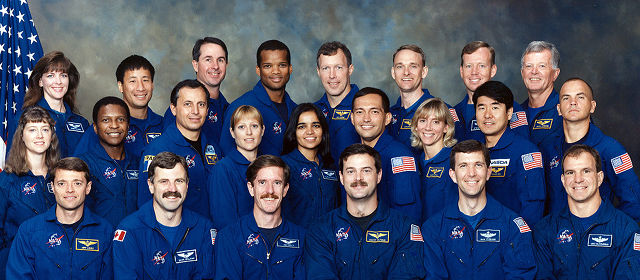
#> input picture Week09/face_test.jpg, 640 x 280 px
$ jupyter execute Botzer_AI879_HW_Q1_Week9.ipynb
#> lines starting #> are read from the running program, lines starting #| are printed output that depends on the picture; after the words box and inside, x2 and y2 are one past the last pixel; in counts of white or black regions, pixels touching at a corner belong together
[cell 1]
# Author: Brandon Botzer
# Date: 2/21/2024
# Class: Penn State - AI 879

Problem:
Build your own face recognition classification model, using the following steps:

1) face_pos.mat file was build using images of two classes, one containing faces (positive) and another not containing them (negative), see the zip file data.zipDownload data.zip
2) Build a cascade detection model and test it on two new images: nature_image.jpg and face_test.jpg
3) VOID: Build a ACF detection model and test it on the two new images: (same as above two)
    Unfortunately, there is no library implement ACF detector except MATLAB source codeLinks to an external site., skip this task if you use python.

Compare the results of two models and discuss.

[cell 2]
# Imports for functions

from PIL import Image

import skimage as ski
import numpy as np
import matplotlib.pyplot as plt
from matplotlib import patches
import cv2 as cv


# Showing the results of scipy computations
import pandas as pd

cv.__version__, ski.__version__

[cell 3]
# I will at first attempt to do this with a pre-trained file from skimage
pretrained_file = ski.data.lbp_frontal_face_cascade_filename()

[cell 4]
# Create the Cascade detector object
cascade_detector = ski.feature.Cascade(pretrained_file)

[cell 5]
# Load in the image with and without faces
pos_im = ski.io.imread('face_test.jpg')
#> pos_im is the input picture: shape (280, 640, 3); mean R, G, B 71.3, 79.3, 102.4
pos_im_cv = cv.imread('face_test.jpg')
neg_im = ski.io.imread('nature_image.jpg')
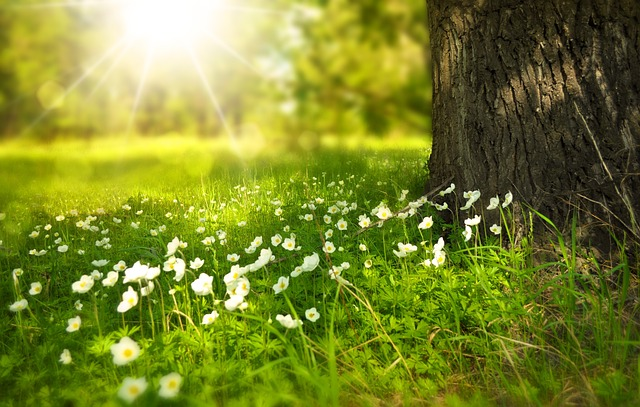
#> input picture Week09/nature_image.jpg, 640 x 407 px
#> neg_im is the input picture: shape (407, 640, 3); mean R, G, B 122.3, 132.9, 44.1
neg_im_cv = cv.imread('nature_image.jpg')

[cell 6]
# I had to tinker with the min_size and the max_size of the search window for a bit to find the faces

# Use the cascade detector to locate faces
face_detected = cascade_detector.detect_multi_scale(img=pos_im,
                                                    scale_factor=1.2,
                                                    step_ratio=1,
                                                    min_size=(20,20),
                                                    max_size=(200, 200))
#> face_detected = 23 items

'''
face_detected is in the form of:

list of dicts
Dict have form
{‘r’: int,
‘c’: int,
‘width’: int,
‘height’: int},
where ‘r’ represents row position of top left corner of detected window,
‘c’ - col position,
‘width’ - width of detected window,
‘height’ - height of detected window.
'''

[cell 7]
# Outputing the image with face mappings as done in:
# https://scikit-image.org/docs/stable/auto_examples/applications/plot_face_detection.html#sphx-glr-auto-examples-applications-plot-face-detection-py

# Show the positive image
plt.imshow(pos_im)

# Get the current axis
img_desc = plt.gca()
# Set the color mapping to gray
plt.set_cmap('gray')

# For each of the faces detected, make a red rectangle path
#   The patch that is pulled each time is in the form of a dict from above.
#   This is how the patch values 'c', 'r', etc. are used below
for patch in face_detected:

    # Add the patch to the image
    img_desc.add_patch(
        patches.Rectangle(
            (patch['c'], patch['r']),
            patch['width'],
            patch['height'],
            fill=False,
            color='r',
            linewidth=2
        )
    )
#> this loop made 23 passes
#> patch on passes 1 to 12: {'r': 47, 'c': 198, 'width': 34, 'height': 34}, {'r': 53, 'c': 259, 'width': 34, 'height': 34}, {'r': 53, 'c': 389, 'width': 36, 'height': 36}, {'r': 54, 'c': 460, 'width': 32, 'height': 32}, {'r': 56, 'c': 316, 'width': 32, 'height': 32}, {'r': 68, 'c': 123, 'width': 33, 'height': 33}, {'r': 83, 'c': 556, 'width': 37, 'height': 37}, {'r': 91, 'c': 177, 'width': 35, 'height': 35}, {'r': 97, 'c': 348, 'width': 39, 'height': 39}, {'r': 108, 'c': 98, 'width': 32, 'height': 32}, {'r': 113, 'c': 293, 'width': 33, 'height': 33}, {'r': 114, 'c': 232, 'width': 33, 'height': 33}

# Show me everything
plt.show()
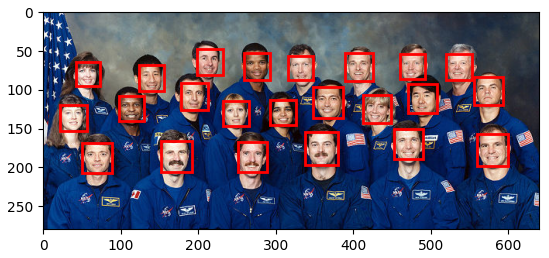
#> figure drawn by matplotlib, 1 panel

[cell 8]
# I had to tinker with the min_size and the max_size of the search window for a bit to find the faces

# Use the cascade detector to locate faces
face_detected_nature = cascade_detector.detect_multi_scale(img=neg_im,
                                                    scale_factor=1.2,
                                                    step_ratio=1,
                                                    min_size=(20,20),
                                                    max_size=(200, 200))
#> face_detected_nature = []

'''
face_detected is in the form of:

list of dicts
Dict have form
{‘r’: int,
‘c’: int,
‘width’: int,
‘height’: int},
where ‘r’ represents row position of top left corner of detected window,
‘c’ - col position,
‘width’ - width of detected window,
‘height’ - height of detected window.
'''

[cell 9]
# Outputing the image with face mappings as done in:
# https://scikit-image.org/docs/stable/auto_examples/applications/plot_face_detection.html#sphx-glr-auto-examples-applications-plot-face-detection-py

# Show the positive image
plt.imshow(neg_im)

# Get the current axis
img_desc = plt.gca()
# Set the color mapping to gray
plt.set_cmap('gray')

# For each of the faces detected, make a red rectangle path
#   The patch that is pulled each time is in the form of a dict from above.
#   This is how the patch values 'c', 'r', etc. are used below
for patch in face_detected_nature:

    # Add the patch to the image
    img_desc.add_patch(
        patches.Rectangle(
            (patch['c'], patch['r']),
            patch['width'],
            patch['height'],
            fill=False,
            color='r',
            linewidth=2
        )
    )
#> this loop made 0 passes

# Show me everything
plt.show()

From the pre-trained model from skimage, no faces were found in the negative nature image.

This time I have created an XML training file using Matlab using the Local Binary Patterns FeatureType setting.

This had to be done in Matlab prior to this code.  The XML file claims to be compatable with OpenCV 4.5.2.  Hopefully it will also work with OpenCV 4.8.1 as well as skimage 0.22.0.  We shall see...

[cell 10]
# I had to switch the FeatureType to Local Binary Pattern.
# Using HAAR results in a kernal crash.
# HOG is not found and causes exceptions to be thrown by the openCV classifier and invalid literals for integers for skimage.
trained_file2 = 'FaceModel_LBP.xml'
# Create the Cascade detector object
cascade_detector2_cv = cv.CascadeClassifier(trained_file2)
cascade_detector2_ski = ski.feature.Cascade(trained_file2)
#> (reads Week09/FaceModel_LBP.xml from the repository)

I run a cascade detector out of both OpenCV as well as skimage to see if one performs better with the XML training file.

## OpenCV

[cell 11]
# I had to tinker with the min_size and the max_size of the search window for a bit to find the faces

#OPENCV
face_detected2_cv = cascade_detector2_cv.detectMultiScale(image=pos_im_cv,
                                                          scaleFactor=1.2,
                                                    minSize=(20,20),
                                                    maxSize=(200, 200))
#> face_detected2_cv = 47 rows, first 6: [254, 7, 34, 38], [289, 101, 61, 67], [494, 9, 35, 38], [596, 4, 32, 35], [11, 7, 39, 43], [90, 3, 35, 38]

[cell 12]
# Outputing the image with face mappings as done in:
# https://scikit-image.org/docs/stable/auto_examples/applications/plot_face_detection.html#sphx-glr-auto-examples-applications-plot-face-detection-py

# For each of the faces detected, make a red rectangle path
#   The patch that is pulled each time is in the form of a dict from above.
#   This is how the patch values 'c', 'r', etc. are used below
for (x, y, width, height) in face_detected2_cv:

    # Add the patch to the image
    cv.rectangle(pos_im_cv, (x,y), (x+width, y+height), (255,0,0),2)
#> this loop made 47 passes
#> (x, y, width, height) on passes 1 to 12: (254, 7, 34, 38), (289, 101, 61, 67), (494, 9, 35, 38), (596, 4, 32, 35), (11, 7, 39, 43), (90, 3, 35, 38), (197, 7, 34, 38), (305, 5, 33, 36), (319, 5, 43, 47), (440, 21, 34, 37), (422, 30, 34, 37), (487, 43, 34, 38)
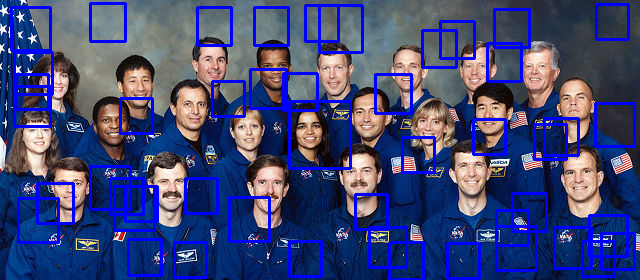
#> pos_im_cv: shape (280, 640, 3); mean B, G, R 119.4, 71.2, 64.6

# Show me everything
plt.imshow(pos_im_cv)

[cell 13]
# I had to tinker with the min_size and the max_size of the search window for a bit to find the faces

#OPENCV
face_detected2_cv_nature = cascade_detector2_cv.detectMultiScale(image=neg_im_cv,
                                                          scaleFactor=1.2,
                                                    minSize=(20,20),
                                                    maxSize=(200, 200))
#> face_detected2_cv_nature = 120 rows, first 6: [283, 146, 62, 68], [249, 3, 35, 39], [331, 4, 35, 38], [469, 8, 38, 42], [226, 13, 34, 38], [506, 19, 38, 41]

[cell 14]
# Outputing the image with face mappings as done in:
# https://scikit-image.org/docs/stable/auto_examples/applications/plot_face_detection.html#sphx-glr-auto-examples-applications-plot-face-detection-py

# For each of the faces detected, make a red rectangle path
#   The patch that is pulled each time is in the form of a dict from above.
#   This is how the patch values 'c', 'r', etc. are used below
for (x, y, width, height) in face_detected2_cv_nature:

    # Add the patch to the image
    cv.rectangle(pos_im_cv, (x,y), (x+width, y+height), (255,0,0),2)
#> this loop made 120 passes
#> (x, y, width, height) on passes 1 to 12: (283, 146, 62, 68), (249, 3, 35, 39), (331, 4, 35, 38), (469, 8, 38, 42), (226, 13, 34, 38), (506, 19, 38, 41), (597, 31, 34, 38), (336, 21, 35, 38), (217, 38, 35, 38), (534, 65, 35, 38), (555, 67, 36, 40), (409, 79, 33, 37)
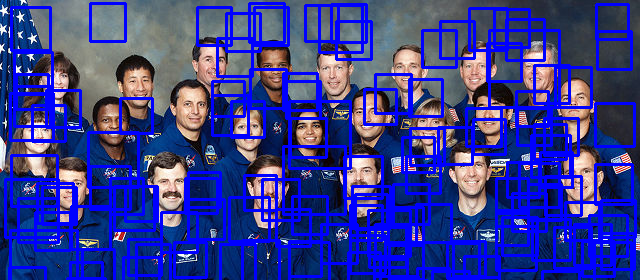
#> pos_im_cv: shape (280, 640, 3); 15.17% of pixels changed, all inside (x1, y1, x2, y2) = (4, 2, 637, 280)

# Show me everything
plt.imshow(neg_im_cv)

No faces were found in the nature image.

## Skimage

[cell 15]
# # #SKIMAGE
face_detected2_ski = cascade_detector2_ski.detect_multi_scale(img=pos_im_cv,
                                                    scale_factor=1.2,
                                                    step_ratio=1,
                                                    min_size=(20,20),
                                                    max_size=(200, 200))
#> face_detected2_ski = 337 items

'''
face_detected is in the form of:

list of dicts
Dict have form
{‘r’: int,
‘c’: int,
‘width’: int,
‘height’: int},
where ‘r’ represents row position of top left corner of detected window,
‘c’ - col position,
‘width’ - width of detected window,
‘height’ - height of detected window.'''

[cell 16]
# Outputing the image with face mappings as done in:
# https://scikit-image.org/docs/stable/auto_examples/applications/plot_face_detection.html#sphx-glr-auto-examples-applications-plot-face-detection-py

# Show the positive image
plt.imshow(pos_im)

# Get the current axis
img_desc = plt.gca()
# Set the color mapping to gray
plt.set_cmap('gray')

# For each of the faces detected, make a red rectangle path
#   The patch that is pulled each time is in the form of a dict from above.
#   This is how the patch values 'c', 'r', etc. are used below
for patch in face_detected2_ski:

    # Add the patch to the image
    img_desc.add_patch(
        patches.Rectangle(
            (patch['c'], patch['r']),
            patch['width'],
            patch['height'],
            fill=False,
            color='r',
            linewidth=2
        )
    )
#> this loop made 337 passes
#> patch on passes 1 to 3: {'r': 5, 'c': 22, 'width': 37, 'height': 41}, {'r': 8, 'c': 29, 'width': 42, 'height': 46}, {'r': 3, 'c': 59, 'width': 38, 'height': 42}

# Show me everything
plt.show()
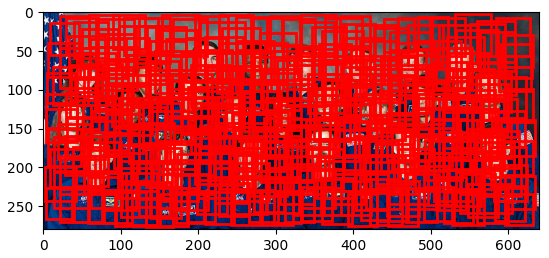
#> figure drawn by matplotlib, 1 panel

[cell 17]
# # #SKIMAGE
face_detected2_ski_nature = cascade_detector2_ski.detect_multi_scale(img=neg_im_cv,
                                                    scale_factor=1.2,
                                                    step_ratio=1,
                                                    min_size=(20,20),
                                                    max_size=(200, 200))
#> face_detected2_ski_nature = 488 items

'''
face_detected is in the form of:

list of dicts
Dict have form
{‘r’: int,
‘c’: int,
‘width’: int,
‘height’: int},
where ‘r’ represents row position of top left corner of detected window,
‘c’ - col position,
‘width’ - width of detected window,
‘height’ - height of detected window.'''

[cell 18]
# Outputing the image with face mappings as done in:
# https://scikit-image.org/docs/stable/auto_examples/applications/plot_face_detection.html#sphx-glr-auto-examples-applications-plot-face-detection-py

# Show the positive image
plt.imshow(neg_im)

# Get the current axis
img_desc = plt.gca()
# Set the color mapping to gray
plt.set_cmap('gray')

# For each of the faces detected, make a red rectangle path
#   The patch that is pulled each time is in the form of a dict from above.
#   This is how the patch values 'c', 'r', etc. are used below
for patch in face_detected2_ski_nature:

    # Add the patch to the image
    img_desc.add_patch(
        patches.Rectangle(
            (patch['c'], patch['r']),
            patch['width'],
            patch['height'],
            fill=False,
            color='r',
            linewidth=2
        )
    )
#> this loop made 488 passes
#> patch on passes 1 to 3: {'r': 4, 'c': 45, 'width': 46, 'height': 51}, {'r': 4, 'c': 69, 'width': 38, 'height': 41}, {'r': 7, 'c': 107, 'width': 41, 'height': 45}

# Show me everything
plt.show()
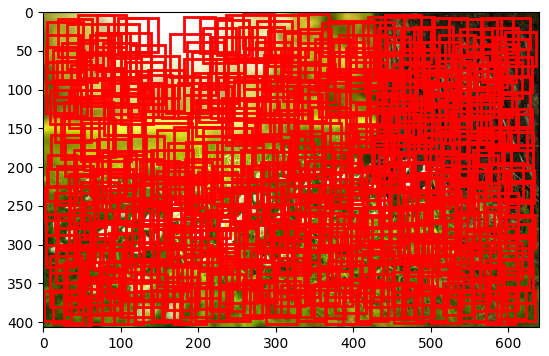
#> figure drawn by matplotlib, 1 panel
